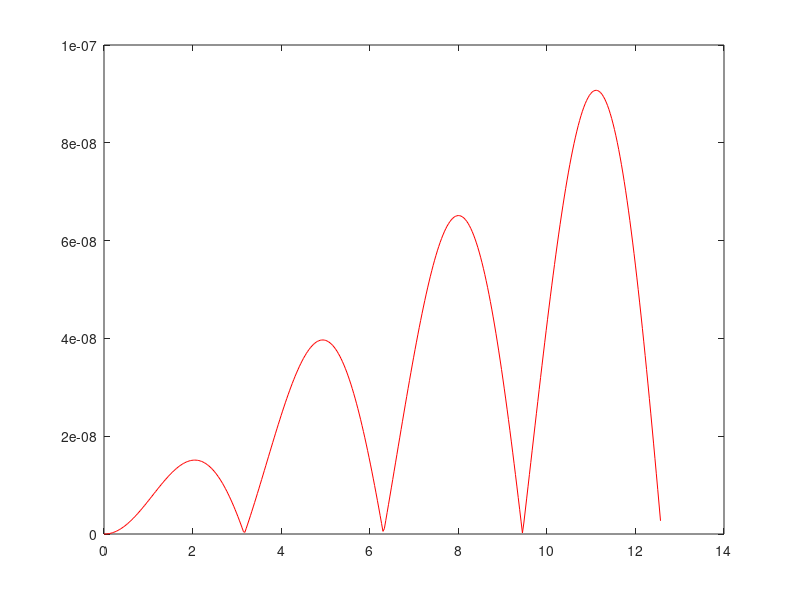
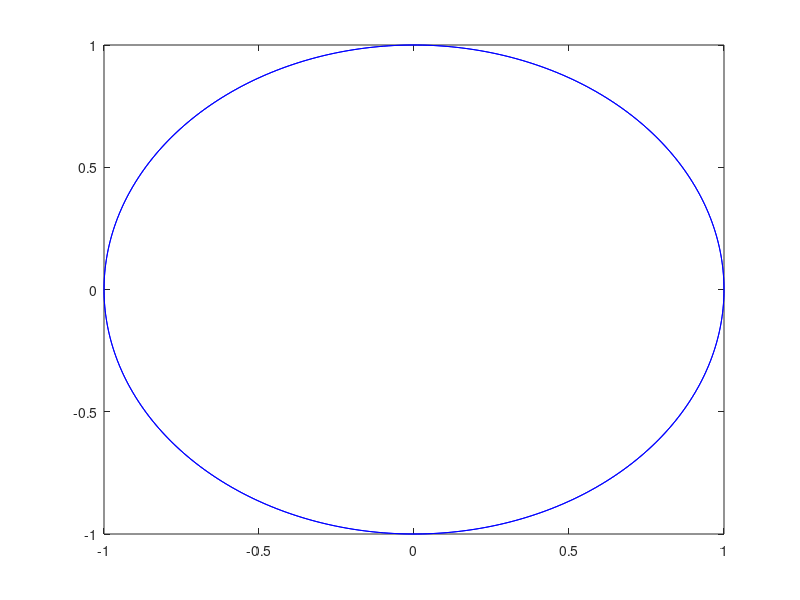

The MATLAB source for these figures, in order:
% create mesh of equispaced points in time
N = 400; 
tvals = linspace(0., 4*pi, N); 
h = tvals(2)-tvals(1) ;  % step size

t = zeros(N,1);
xvals = zeros(N,1); % create blank arrays
wvals = zeros(N,1); % to be edited below 
exact_error= zeros(N,1);

t(1) = 0;
xvals(1) = 1.0; % initial value for x
wvals(1) = 0.0;  % initial value for w
exact_error(1) = 0.0;

f1 = @(t,x,w) w;
f2 = @(t,x,w) -x;

u = @(t) cos(t);

for i = 1:N-1
    % implement RK-4 method here
    t(i+1)= 0 + i*h;
    
    k(1,1) = h * f1(t(i), xvals(i), wvals(i));
    k(1,2) = h * f2(t(i), xvals(i), wvals(i));
    
    k(2,1)= h * f1(t(i)+h/2, xvals(i) + (1/2) * k(1,1), wvals(i)+(1/2)*k(1,2));
    k(2,2)= h * f2(t(i)+h/2, xvals(i) + (1/2) * k(1,1), wvals(i)+(1/2)*k(1,2));
    
    k(3,1) = h * f1(t(i)+h/2, xvals(i) + (1/2) * k(2,1), wvals(i)+ (1/2)*k(2,2));
    k(3,2) = h * f2(t(i)+h/2, xvals(i) + (1/2) * k(2,1), wvals(i)+(1/2)*k(2,2));
    
    k(4,1) = h * f1(t(i+1), xvals(i) + k(3,1), wvals(i)+ k(3,2));
    k(4,2) = h * f2(t(i+1), xvals(i) + k(3,1), wvals(i)+ k(3,2));
    
    xvals(i+1) = xvals(i) + (1/6)*(k(1,1) + 2*k(2,1) + 2*k(3,1) + k(4,1));
    wvals(i+1) = wvals(i) + (1/6)*(k(1,2) + 2*k(2,2) + 2*k(3,2) + k(4,2));
    
    exact_error(i+1) = abs(xvals(i+1)-u(t(i+1)));
    
    
end

figure(1)
plot(tvals, exact_error, 'r')

% make phase plot--plot velocity w versus x
figure(2)
plot(xvals, wvals, 'b')

